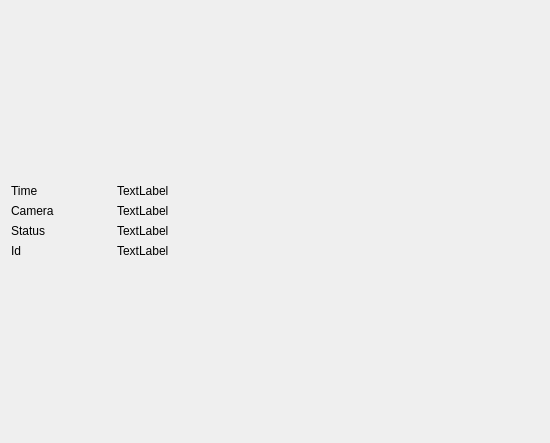
<?xml version="1.0" encoding="UTF-8"?>
<ui version="4.0">
 <class>ItemWindow</class>
 <widget class="QWidget" name="ItemWindow">
  <property name="geometry">
   <rect>
    <x>0</x>
    <y>0</y>
    <width>550</width>
    <height>443</height>
   </rect>
  </property>
  <property name="windowTitle">
   <string>Form</string>
  </property>
  <layout class="QVBoxLayout" name="verticalLayout_4">
   <item>
    <layout class="QHBoxLayout" name="horizontalLayout">
     <item>
      <layout class="QVBoxLayout" name="verticalLayout">
       <item>
        <widget class="QLabel" name="label_2">
         <property name="sizePolicy">
          <sizepolicy hsizetype="Preferred" vsizetype="Fixed">
           <horstretch>0</horstretch>
           <verstretch>0</verstretch>
          </sizepolicy>
         </property>
         <property name="maximumSize">
          <size>
           <width>100</width>
           <height>16777215</height>
          </size>
         </property>
         <property name="text">
          <string>Time</string>
         </property>
        </widget>
       </item>
       <item>
        <widget class="QLabel" name="label_3">
         <property name="sizePolicy">
          <sizepolicy hsizetype="Preferred" vsizetype="Fixed">
           <horstretch>0</horstretch>
           <verstretch>0</verstretch>
          </sizepolicy>
         </property>
         <property name="maximumSize">
          <size>
           <width>100</width>
           <height>16777215</height>
          </size>
         </property>
         <property name="text">
          <string>Camera</string>
         </property>
        </widget>
       </item>
       <item>
        <widget class="QLabel" name="label_4">
         <property name="sizePolicy">
          <sizepolicy hsizetype="Preferred" vsizetype="Fixed">
           <horstretch>0</horstretch>
           <verstretch>0</verstretch>
          </sizepolicy>
         </property>
         <property name="maximumSize">
          <size>
           <width>100</width>
           <height>16777215</height>
          </size>
         </property>
         <property name="text">
          <string>Status</string>
         </property>
        </widget>
       </item>
       <item>
        <widget class="QLabel" name="label">
         <property name="sizePolicy">
          <sizepolicy hsizetype="Preferred" vsizetype="Fixed">
           <horstretch>0</horstretch>
           <verstretch>0</verstretch>
          </sizepolicy>
         </property>
         <property name="maximumSize">
          <size>
           <width>100</width>
           <height>16777215</height>
          </size>
         </property>
         <property name="text">
          <string>Id</string>
         </property>
        </widget>
       </item>
      </layout>
     </item>
     <item>
      <layout class="QVBoxLayout" name="verticalLayout_2">
       <item>
        <widget class="QLabel" name="time">
         <property name="sizePolicy">
          <sizepolicy hsizetype="Preferred" vsizetype="Fixed">
           <horstretch>0</horstretch>
           <verstretch>0</verstretch>
          </sizepolicy>
         </property>
         <property name="text">
          <string>TextLabel</string>
         </property>
        </widget>
       </item>
       <item>
        <widget class="QLabel" name="camera">
         <property name="sizePolicy">
          <sizepolicy hsizetype="Preferred" vsizetype="Fixed">
           <horstretch>0</horstretch>
           <verstretch>0</verstretch>
          </sizepolicy>
         </property>
         <property name="text">
          <string>TextLabel</string>
         </property>
        </widget>
       </item>
       <item>
        <widget class="QLabel" name="status">
         <property name="sizePolicy">
          <sizepolicy hsizetype="Preferred" vsizetype="Fixed">
           <horstretch>0</horstretch>
           <verstretch>0</verstretch>
          </sizepolicy>
         </property>
         <property name="text">
          <string>TextLabel</string>
         </property>
        </widget>
       </item>
       <item>
        <widget class="QLabel" name="id">
         <property name="sizePolicy">
          <sizepolicy hsizetype="Preferred" vsizetype="Fixed">
           <horstretch>0</horstretch>
           <verstretch>0</verstretch>
          </sizepolicy>
         </property>
         <property name="text">
          <string>TextLabel</string>
         </property>
        </widget>
       </item>
      </layout>
     </item>
    </layout>
   </item>
   <item>
    <layout class="QVBoxLayout" name="image"/>
   </item>
  </layout>
 </widget>
 <resources/>
 <connections/>
</ui>
